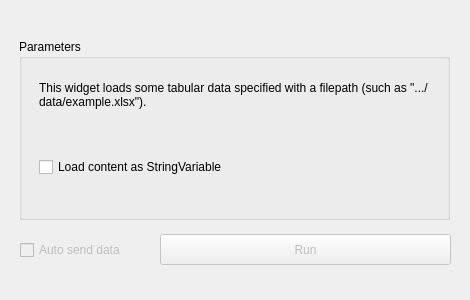
<?xml version="1.0" encoding="UTF-8"?>
<ui version="4.0">
 <class>Form</class>
 <widget class="QWidget" name="Form">
  <property name="geometry">
   <rect>
    <x>0</x>
    <y>0</y>
    <width>470</width>
    <height>300</height>
   </rect>
  </property>
  <property name="windowTitle">
   <string>Form</string>
  </property>
  <widget class="QGroupBox" name="groupBox">
   <property name="geometry">
    <rect>
     <x>19</x>
     <y>39</y>
     <width>431</width>
     <height>181</height>
    </rect>
   </property>
   <property name="title">
    <string>Parameters</string>
   </property>
   <widget class="QCheckBox" name="checkBox">
    <property name="geometry">
     <rect>
      <x>20</x>
      <y>120</y>
      <width>221</width>
      <height>16</height>
     </rect>
    </property>
    <property name="text">
     <string>Load content as StringVariable</string>
    </property>
   </widget>
   <widget class="QLabel" name="Description">
    <property name="geometry">
     <rect>
      <x>20</x>
      <y>10</y>
      <width>391</width>
      <height>91</height>
     </rect>
    </property>
    <property name="text">
     <string>This widget loads some tabular data specified with a filepath (such as &quot;.../data/example.xlsx&quot;).</string>
    </property>
    <property name="textFormat">
     <enum>Qt::AutoText</enum>
    </property>
    <property name="alignment">
     <set>Qt::AlignLeading|Qt::AlignLeft|Qt::AlignVCenter</set>
    </property>
    <property name="wordWrap">
     <bool>true</bool>
    </property>
   </widget>
  </widget>
  <widget class="QPushButton" name="pushButton_send">
   <property name="enabled">
    <bool>false</bool>
   </property>
   <property name="geometry">
    <rect>
     <x>160</x>
     <y>234</y>
     <width>291</width>
     <height>31</height>
    </rect>
   </property>
   <property name="text">
    <string>Run</string>
   </property>
  </widget>
  <widget class="QCheckBox" name="checkBox_send">
   <property name="enabled">
    <bool>false</bool>
   </property>
   <property name="geometry">
    <rect>
     <x>20</x>
     <y>240</y>
     <width>121</width>
     <height>20</height>
    </rect>
   </property>
   <property name="text">
    <string>Auto send data</string>
   </property>
  </widget>
 </widget>
 <resources/>
 <connections/>
</ui>
